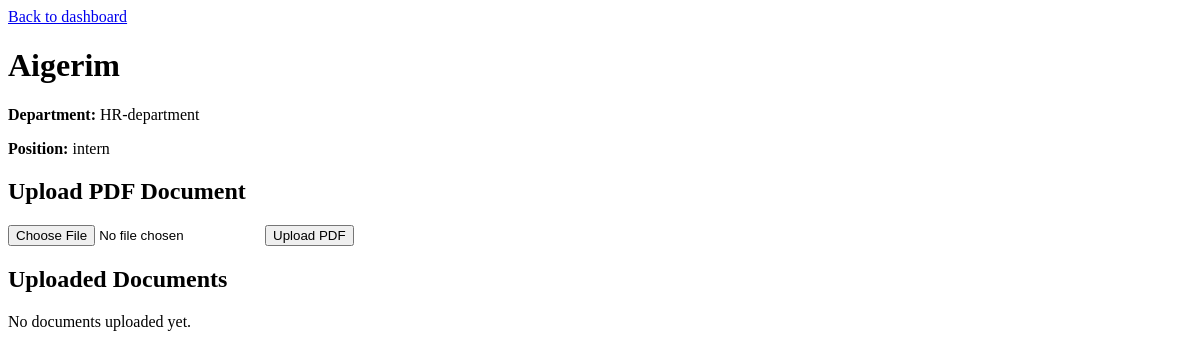
/employees/1, run on an earlier commit of the app's database.
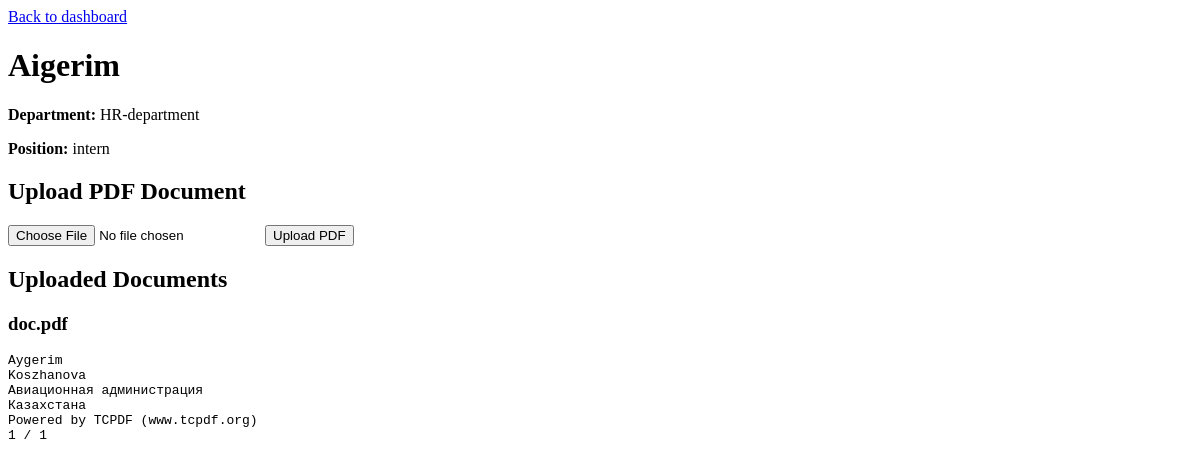
And on a later commit of the database.
### app/models.py (models this page shows)
class Employee(Base):
    __tablename__ = "employees"
    id = Column(Integer, primary_key=True, index=True)
    full_name = Column(String(255), nullable=False)
    department = Column(String(255), nullable=False)
    position = Column(String(255), nullable=False)
    experience_summary = Column(Text, nullable=True)
    experiences = relationship(
        "WorkExperience",
        back_populates="employee",
        cascade="all, delete-orphan"
    )
    documents = relationship(
        "Document",
        back_populates="employee",
        cascade="all, delete-orphan"
    )

class Document(Base):
    __tablename__ = "documents"
    id = Column(Integer, primary_key=True, index=True)
    employee_id = Column(Integer, ForeignKey("employees.id"), nullable=False)
    filename = Column(String(255), nullable=False)
    extracted_text = Column(Text, nullable=True)
    employee = relationship("Employee", back_populates="documents")

### app/main.py (the view)
@app.get("/employees/{employee_id}")
def employee_detail(
    employee_id: int,
    request: Request,
    db: Session = Depends(get_db)
):
    employee = db.query(Employee).filter(Employee.id == employee_id).first()
    if not employee:
        raise HTTPException(status_code=404, detail="Employee not found")
    return templates.TemplateResponse(
        request=request,
        name="employee_detail.html",
        context={
            "request": request,
            "employee": employee
        }
    )

### app/templates/employee_detail.html (shortened to what this page needs)
<!DOCTYPE html>
<html>
<head>
</head>
<body>
<a href="/dashboard">Back to dashboard</a>
<h1>{{ employee.full_name }}</h1>
<p><b>Department:</b> {{ employee.department }}</p>
<p><b>Position:</b> {{ employee.position }}</p>
<h2>Upload PDF Document</h2>
<form action="/employees/{{ employee.id }}/upload-pdf" method="post" enctype="multipart/form-data">
    <input type="file" name="file" accept="application/pdf" required>
    <button type="submit">Upload PDF</button>
</form>
<h2>Uploaded Documents</h2>
{% if employee.documents %}
    {% for doc in employee.documents %}
        <h3>{{ doc.filename }}</h3>
        <pre>{{ doc.extracted_text }}</pre>
    {% endfor %}
{% else %}
    <p>No documents uploaded yet.</p>
{% endif %}
</body>
</html>

What changed in the data, as far as the page shows it:
added Document: filename "doc.pdf", extracted_text "Aygerim Koszhanova Авиационная администрация Казахстана Powered by TCPDF (www.tcpdf.org) 1 / 1"
Also different on the page:
text no longer shown: "No documents uploaded yet."
